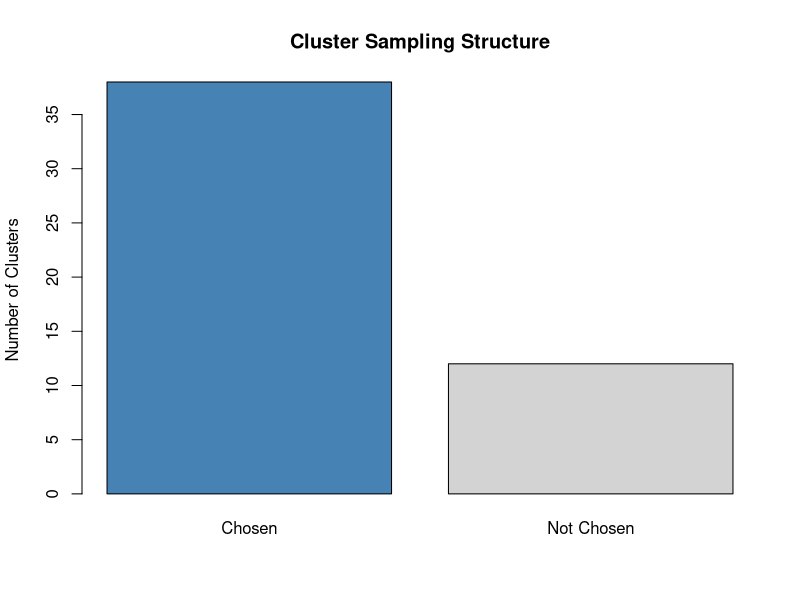
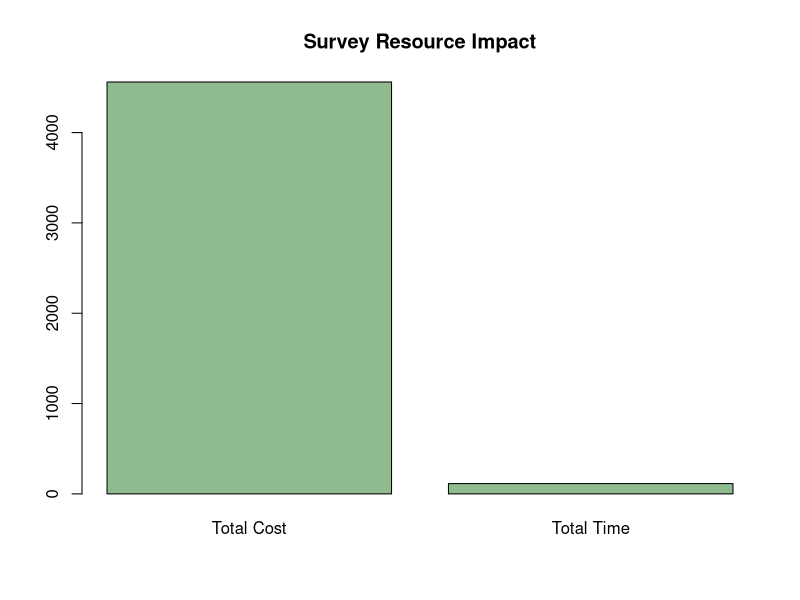
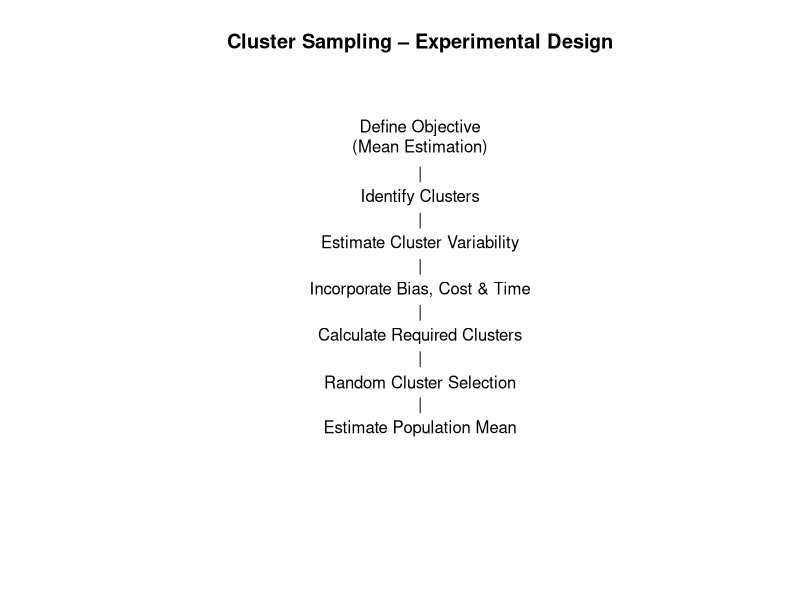

Source code (R) for these figures, in order:
#########################################################
# CLUSTER SAMPLING
# Population Mean Estimation
#########################################################

# -------------------------------
# A. CLUSTER INFORMATION
# -------------------------------

# Available clusters in population
Total_clusters <- 50

# Between-cluster variance
Cluster_var <- 36
Cluster_sd  <- sqrt(Cluster_var)

# Average elements per cluster
Cluster_size <- 20

# Operational cost per cluster
Cluster_cost <- 120

# Time needed per cluster (hours)
Cluster_time <- 3

# Bias allowance
Bias <- 0.6

# Confidence level
alpha <- 0.05
Z_val <- qnorm(1 - alpha / 2)

# Margin of error
precision <- 2

# -------------------------------
# B. NUMBER OF CLUSTERS REQUIRED
# -------------------------------

clusters_needed <- (Z_val^2 * Cluster_var) /
  (precision^2 - Bias^2)

clusters_needed <- ceiling(clusters_needed)

cat("Clusters required:", clusters_needed, "\n")

# -------------------------------
# C. TOTAL RESOURCE ESTIMATION
# -------------------------------

survey_cost <- clusters_needed * Cluster_cost
survey_time <- clusters_needed * Cluster_time

cat("Survey Cost:", survey_cost, "\n")
cat("Survey Time (hours):", survey_time, "\n")

# -------------------------------
# D. CLUSTER DESIGN SUMMARY
# -------------------------------

cluster_design <- data.frame(
  Metric = c(
    "Available Clusters",
    "Selected Clusters",
    "Average Cluster Size",
    "Cluster Variance",
    "Bias",
    "Cost per Cluster",
    "Time per Cluster"
  ),
  Value = c(
    Total_clusters,
    clusters_needed,
    Cluster_size,
    Cluster_var,
    Bias,
    Cluster_cost,
    Cluster_time
  )
)

print(cluster_design)

# -------------------------------
# E. VISUALIZATION: CLUSTER SELECTION
# -------------------------------

barplot(
  c(clusters_needed, Total_clusters - clusters_needed),
  names.arg = c("Chosen", "Not Chosen"),
  main = "Cluster Sampling Structure",
  ylab = "Number of Clusters",
  col = c("steelblue", "lightgray")
)

# -------------------------------
# F. RESOURCE UTILIZATION
# -------------------------------

barplot(
  c(survey_cost, survey_time),
  names.arg = c("Total Cost", "Total Time"),
  main = "Survey Resource Impact",
  col = "darkseagreen"
)

# -------------------------------
# G. EXPERIMENT FLOW DIAGRAM
# -------------------------------

plot.new()
plot.window(xlim = c(0, 10), ylim = c(0, 10))

text(5, 9, "Define Objective\n(Mean Estimation)")
text(5, 8, "|")
text(5, 7.4, "Identify Clusters")
text(5, 6.8, "|")
text(5, 6.2, "Estimate Cluster Variability")
text(5, 5.6, "|")
text(5, 5, "Incorporate Bias, Cost & Time")
text(5, 4.4, "|")
text(5, 3.8, "Calculate Required Clusters")
text(5, 3.2, "|")
text(5, 2.6, "Random Cluster Selection")
text(5, 2, "|")
text(5, 1.4, "Estimate Population Mean")

title("Cluster Sampling – Experimental Design")
